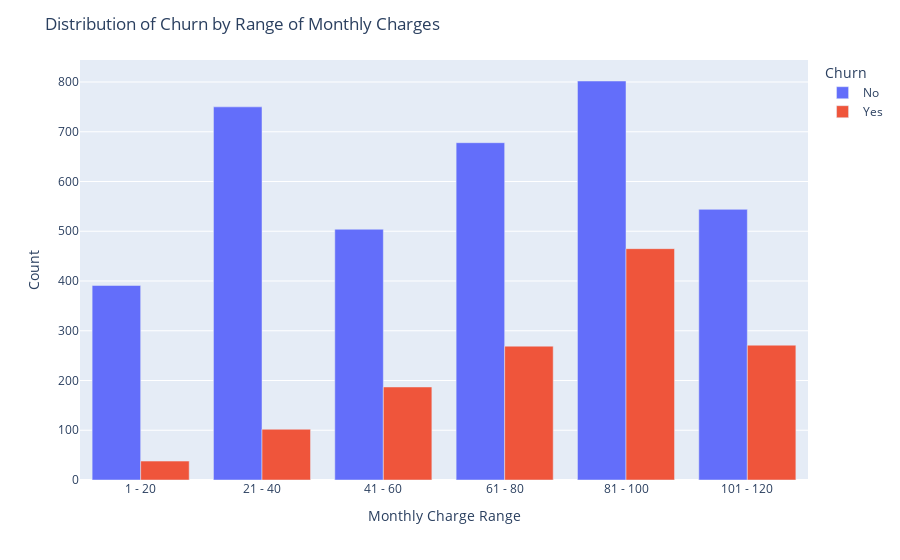

The cell this chart's notebook holds for it:
### Code cell
# Creating the grouped bar chart
fig = px.bar(grouped_data, x='MonthlyCharges_range', y='count', color='Churn', barmode='group')

# Customizing the chart layout
fig.update_layout(
    title="Distribution of Churn by Range of Monthly Charges",
    xaxis_title="Monthly Charge Range",
    yaxis_title="Count",
    legend_title="Churn",
)

# Displaying the chart
fig.show()

### Figure 1 — Plotly figure (JSON) as saved in the notebook; plotly's stock layout.template omitted (floating-point values rounded to 4 significant figures)
{"data": [{"alignmentgroup": "True", "hovertemplate": "Churn=No<br>MonthlyCharges_range=%{x}<br>count=%{y}<extra></extra>", "legendgroup": "No", "marker": {"color": "#636efa", "pattern": {"shape": ""}}, "name": "No", "offsetgroup": "No", "orientation": "v", "showlegend": true, "textposition": "auto", "type": "bar", "x": ["1 - 20", "21 - 40", "41 - 60", "61 - 80", "81 - 100", "101 - 120"], "xaxis": "x", "y": [391, 750, 504, 678, 802, 544], "yaxis": "y"}, {"alignmentgroup": "True", "hovertemplate": "Churn=Yes<br>MonthlyCharges_range=%{x}<br>count=%{y}<extra></extra>", "legendgroup": "Yes", "marker": {"color": "#EF553B", "pattern": {"shape": ""}}, "name": "Yes", "offsetgroup": "Yes", "orientation": "v", "showlegend": true, "textposition": "auto", "type": "bar", "x": ["1 - 20", "21 - 40", "41 - 60", "61 - 80", "81 - 100", "101 - 120"], "xaxis": "x", "y": [38, 102, 187, 269, 465, 271], "yaxis": "y"}], "layout": {"barmode": "group", "legend": {"title": {"text": "Churn"}, "tracegroupgap": 0}, "margin": {"t": 60}, "title": {"text": "Distribution of Churn by Range of Monthly Charges"}, "xaxis": {"anchor": "y", "domain": [0, 1], "title": {"text": "Monthly Charge Range"}}, "yaxis": {"anchor": "x", "domain": [0, 1], "title": {"text": "Count"}}}}
